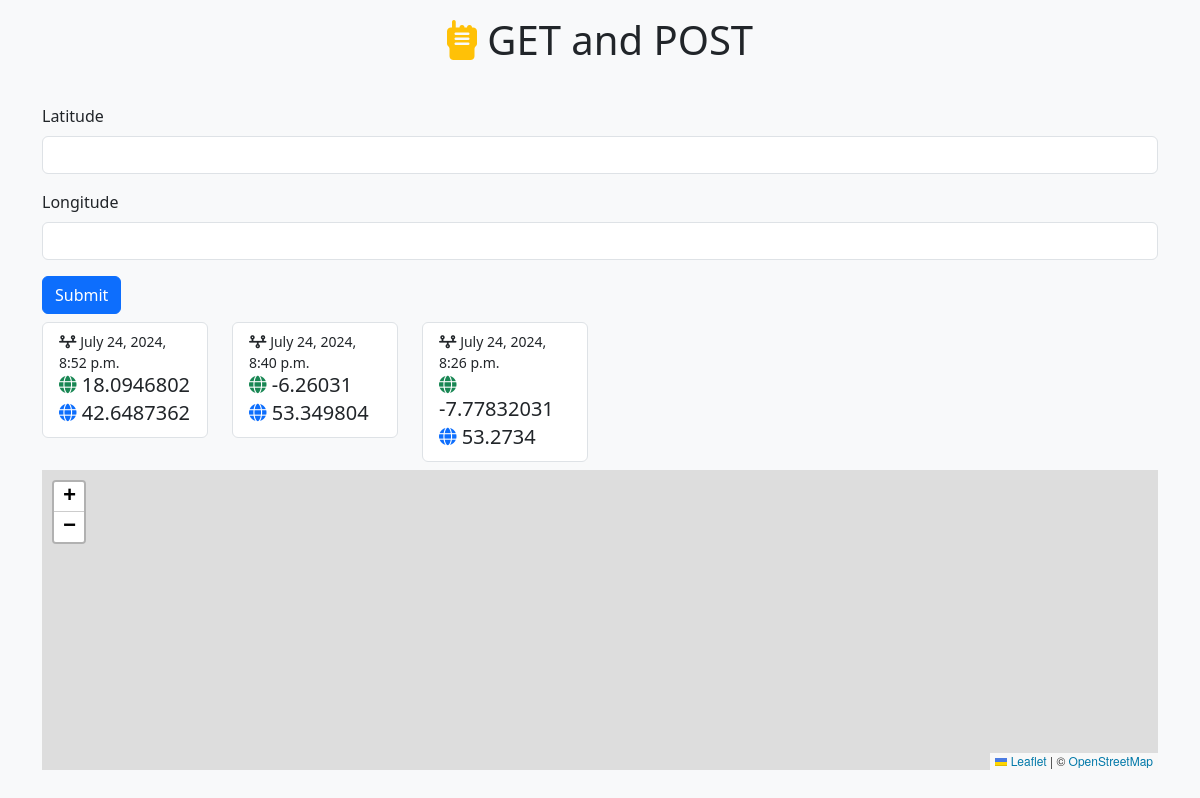
Before: / with the older database file.
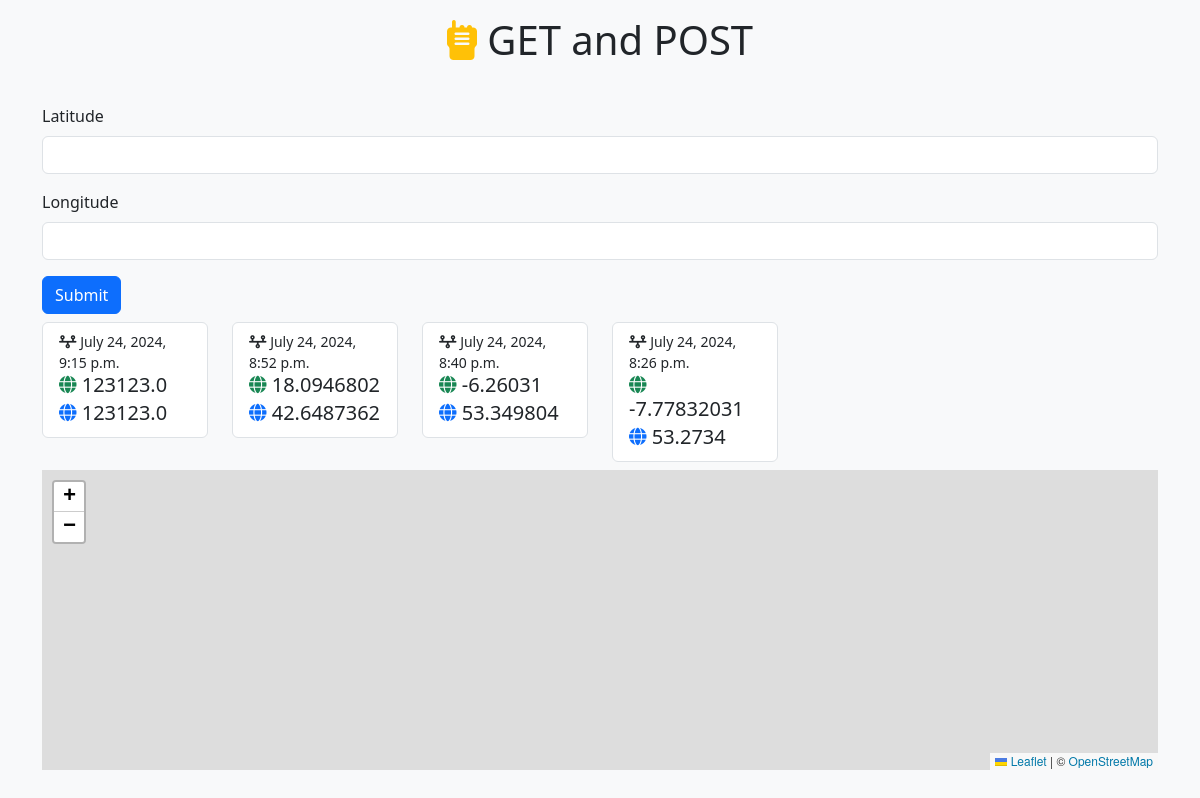
After: the same page with the newer database file.
### receive/models.py (models this page shows, shortened)
class GPSTracker(models.Model):
    timestamp = models.DateTimeField(auto_now=True)
    longitude = models.FloatField()
    latitude = models.FloatField()

### receive/views.py (the view)
# urls.py: path('', views.index, name='index'),
def index(request):
    gpsdata = GPSTracker.objects.all().order_by('-timestamp')
    context = {"gpsdata": gpsdata}
    return render(request, 'receive/index.html', context)

### receive/templates/receive/index.html (shortened to what this page needs)
{% extends 'base.html' %}
{% block content %}
  <div class="container">
    <div class="row mt-4">
      <div class="col">
        <form id="sendGPS" action="{% url 'receive_gps_data' %}" method="POST">
          <div class="mb-3">
            <label for="latitude" class="form-label">Latitude</label>
            <input type="number" class="form-control" id="latitude" step="any" name="latitude" required />
          </div>
          <div class="mb-3">
            <label for="longitude" class="form-label">Longitude</label>
            <input type="number" class="form-control" id="longitude" step="any" name="longitude" required />
          </div>
          <button type="submit" class="btn btn-primary">Submit</button>
        </form>
      </div>
    </div>
    <div class="row mt-2">
      {% for x in gpsdata %}
        <div class="col col-md-6 col-lg-4 col-xl-2 mb-2 h-100">
          <div class="list-group">
            <a href="#" class="list-group-item list-group-item-action api-received" aria-current="true" data-longitude="{{ x.longitude }}" data-latitude="{{ x.latitude }}">
              <div class="d-flex w-100 justify-content-between">
                <small><i class="fa-solid fa-timeline"></i> {{ x.timestamp }}</small>
              </div>
              <h5 class="mb-1"><i class="text-success fa-solid fa-globe fa-sm"></i> {{ x.longitude }}</h5>
              <h5 class="mb-1"><i class="text-primary fa-solid fa-globe fa-sm"></i> {{ x.latitude }}</h5>
            </a>
          </div>
        </div>
      {% endfor %}
    </div>
    <div class="row">
      <div class="col">
        <div id="map"></div>
      </div>
    </div>
  </div>
{% endblock %}

Changed rows visible on the page:
added GPSTracker: timestamp "July 24, 2024, 9:15 p.m.", longitude "123123.0", latitude "123123.0"
